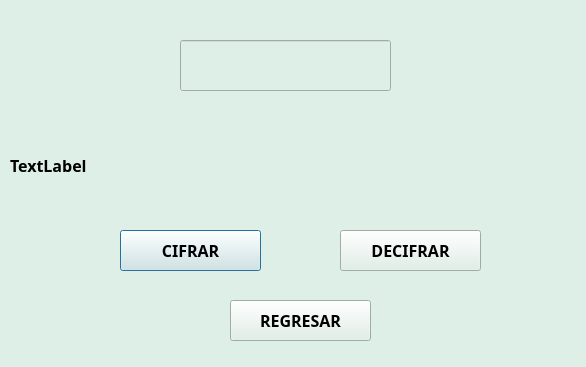
<?xml version="1.0" encoding="UTF-8"?>
<ui version="4.0">
 <class>Dialog</class>
 <widget class="QDialog" name="Dialog">
  <property name="geometry">
   <rect>
    <x>0</x>
    <y>0</y>
    <width>586</width>
    <height>367</height>
   </rect>
  </property>
  <property name="windowTitle">
   <string>Dialog</string>
  </property>
  <property name="styleSheet">
   <string notr="true">background-color: rgb(222, 239, 231);</string>
  </property>
  <widget class="QLineEdit" name="textpassword">
   <property name="geometry">
    <rect>
     <x>180</x>
     <y>40</y>
     <width>211</width>
     <height>51</height>
    </rect>
   </property>
   <property name="echoMode">
    <enum>QLineEdit::Password</enum>
   </property>
  </widget>
  <widget class="QLabel" name="lbpassword">
   <property name="geometry">
    <rect>
     <x>10</x>
     <y>150</y>
     <width>561</width>
     <height>31</height>
    </rect>
   </property>
   <property name="font">
    <font>
     <family>Hack Nerd Font Mono</family>
     <pointsize>12</pointsize>
     <bold>true</bold>
    </font>
   </property>
   <property name="text">
    <string>TextLabel</string>
   </property>
  </widget>
  <widget class="QPushButton" name="btncifrar">
   <property name="geometry">
    <rect>
     <x>120</x>
     <y>230</y>
     <width>141</width>
     <height>41</height>
    </rect>
   </property>
   <property name="font">
    <font>
     <family>Hack Nerd Font Mono</family>
     <pointsize>12</pointsize>
     <bold>true</bold>
    </font>
   </property>
   <property name="text">
    <string>CIFRAR</string>
   </property>
  </widget>
  <widget class="QPushButton" name="btndecifrar">
   <property name="geometry">
    <rect>
     <x>340</x>
     <y>230</y>
     <width>141</width>
     <height>41</height>
    </rect>
   </property>
   <property name="font">
    <font>
     <family>Hack Nerd Font Mono</family>
     <pointsize>12</pointsize>
     <bold>true</bold>
    </font>
   </property>
   <property name="text">
    <string>DECIFRAR</string>
   </property>
  </widget>
  <widget class="QPushButton" name="return1">
   <property name="geometry">
    <rect>
     <x>230</x>
     <y>300</y>
     <width>141</width>
     <height>41</height>
    </rect>
   </property>
   <property name="font">
    <font>
     <family>Hack Nerd Font Mono</family>
     <pointsize>12</pointsize>
     <bold>true</bold>
    </font>
   </property>
   <property name="text">
    <string>REGRESAR</string>
   </property>
  </widget>
 </widget>
 <resources/>
 <connections/>
</ui>
